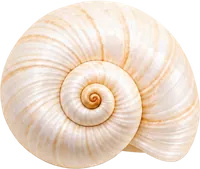
#> input picture platform/themes/coastal-seaside/img/accent_1-200.webp, 200 x 169 px
$ python -i build_images.py   (imports and definitions only)
#> lines starting #> are read from the running program, lines starting #| are printed output that depends on the picture
#> further down, picture is the input picture: PIL image 200x169 RGBA; mean R, G, B, A 233.6, 213.4, 194.3, 198.7
#!/usr/bin/env python3
"""Coastal Seaside teması (tasarım 20, G420) — img/ klasörünü yalnız bu tasarımın GPT parçalarından üretir. Teknik
hazırlık (K21): kırpar, keser, maskeler, ölçekler, bulanıklaştırır, kenar temizler; yeni şekil/dekor çizmez.

  python3 platform/themes/coastal-seaside/build_images.py [--prep-dir DIR] [--q 80] [--out DIR] [--onizleme DIR]

Kaynak: collections/20_Coastal_Seaside/assets/gpt/parts/ (G220, PAKET 5 W2). Önce tools/parts_prep.py geçici klasöre
koşar (alfa kırpma, #00FF00 pencereleri, windows.json); tema klasörüne, img_src/'ye, assets/'e yazılmaz (docs/11 §1,
§5.3). Ortak yardımcılar: tools/tema_build.py.

Bu tasarıma özgü (docs/11 §7.1, §7.3 — kapaklı zarf; kapanış kapakla TAŞINMAZ: "the watercolor wave sweeps across the
screen and carries the seashell and twine away"):
  * Kapak kesimi: tema_build.kapak_kes("v") — kum rengi V kapağın serbest kenarı dalgalı (kıyı çizgisi gibi); kenarın
    altındaki ince gölge en güçlü parlaklık düşüşü, iz ±14 px dalgayı izler (önizleme: cuts_envelope.jpg).
  * Ön cep VURGU ÇİZGİSİ izi (cep_cizgi): açık zarfın ön yüzü iki yan kanat + düz üst kenarlı alt kanat, hepsi aynı
    kum kâğıdı; arkadaki iç yüz de kum rengi (astar ortada söner). Renk taraması kenarı bulamıyor (tema_build.cep_kes
    geometrik V'ye düştü, uç y 1132 — gerçek cep tabanı y ≈ 1003 düz). Kenar her yerde kağıdın kendi ince "gölge üstte
    + parlak çizgi altta" çiftiyle görünüyor: 11 sütunluk yatay ortalamalı parlaklıkta satır − (±4 satır ortalaması) =
    vurgu haritası; önce düz taban satırı (orta bantta en güçlü vurgu), sonra her sütunda köşeden tabana uzanan ön
    bilgi çizgisinin ±34 px bandında en güçlü vurgu; 9 sütun medyanı + 2. derece aykırısız uydurma (yan kanatlar hafif
    kavisli). Kesim parlak çizginin 1 px üstünden (parlak kenar cepte, gölge arkada kalır).
  * Hiza: kit_check geçiyor (sol +0,10 · sağ +0,49 · alt +1,11 %) — dönüşüm yok (manifest.align). Menteşe satırı =
    kapalı zarfın üst kenarı (kapak_kes hinge_row); açık kapak/gövde aynı satırdan ayrılır.
  * Kapanış (closure.png = deniz tarağı kabuğu + kısa doğal sicim halkası, TEK parça) kare tuvalde büyük çizildi; yeri
    kesim geometrisine bağlı: çapa = V kapağın ucu (kapak_kes tip); W1.1 comp'ta ölçülen kabuk+sicim genişliği / zarf
    genişliği ve merkezin uca göre kayması (manifest.closure; COMP).
  * Açılış dalgası (wave.png, ek parça): alfa kutusuna kırpılır, iki genişlik; site ekranı soldan sağa geçirir.
  * Lomboz (G098, GM07 R2): story ve home lombozu `frame_portrait_r2_v2.png` — tam yuvarlak pirinç lomboz, sekiz perçin
    (comp W1.3 gibi; eski frame_portrait dik ovaldi). Ham imagegen çıktısı (kaynakta düzenleme yok): penceresi düz değil
    (kenarda koyulaşan yeşil, ortada alfa deliği = GPT "bulut lekesi") → olağan hat: GPT_PROMPTS.md'de Kaydet satırı
    olmadığından parts_prep.parca_isle elle çağrılır (geçici klasör `gm07/`); leke dolgusu pencereyi tam şeffaf yapar,
    foto_alani her WebP'de denetler.
  * Telefon zemini (`sea`): bg_page 2:3 telefonda (en/boy ≈ 0,46) cover ile köşe kümelerini keserdi. Zemin bg_page'in
    iki kümesiz bölgesinden kurulur (deniz sisi + alttaki kıyı: dalga ve kum, sağdaki kabuk kümesi hariç), 120 px yumuşak
    geçiş; kumsal kümeleri ayrı katman (decor_tl / decor_br), ekranda bütün. Geniş ekran: `sea_wide` (kümesiz geniş
    sis); uzun sayfaların sonu ve geniş ekranın alt bandı `shore` (kıyı kırpımı).
  * GPT kusurları: dış hatta yarı saydam hâle temizliği (alfa < 12 sıfır, çekirdekten uzak piksel silinir, kenar rengi
    komşu opak renge), WebP kenar saçağı için renk taşıma. Yeşil denetimi: kumul otu zeytin yeşili; parlak kroma şartıyla
    (kroma_yesil) her WebP'de 0.

Çıktı: img/*.webp, img/mask_*.png, img/og-1200x630.jpg, img/favicon.png, img/manifest.json. site.css'teki yüzdeler
manifest'ten; --onizleme DIR kesim önizlemeleri + compare_closure.jpg yazar (gözle denetim). Tema klasörü ≤ 3 MB.
Bağımlılık: Pillow + numpy.
"""
import argparse
import sys
from pathlib import Path

import numpy as np
from PIL import Image

THEME = Path(__file__).resolve().parent
ROOT = THEME.parents[2]
COL = ROOT / "collections/20_Coastal_Seaside"
PARTS = COL / "assets/gpt/parts"
COMPS = COL / "assets/gpt/comps"
GM07_PORTRAIT = "frame_portrait_r2_v2.png"   # GM07 R2 yuvarlak lomboz (G098)
sys.dont_write_bytecode = True  # tools/ klasörüne __pycache__ yazma
sys.path.insert(0, str(ROOT / "tools"))
import tema_build as tb  # noqa: E402
from mockup_compose import _kutu_bulanik, genislet  # noqa: E402

LUM = np.array([0.299, 0.587, 0.114])
WIDTHS = {
    "env_closed": [440, 873], "env_cflap": [440, 873], "env_flap": [440, 873], "env_body": [440, 873],
    "env_pocket": [440, 873], "closure": [240, 480], "card_small": [320, 640], "invitation_card": [480, 914],
    "info_card": [480, 840], "frame_portrait": [320, 640], "frame_landscape": [480, 960], "decor_tl": [360, 540, 720],
    "decor_br": [360, 540, 720], "divider": [300], "wave": [640, 1200],
}
# divider: a row of shells and sea glass, ≤ 110 px wide on every page (DPR 3 → 330 px): one 300 px file is enough
# kümeler (kumul otu, kum, köpük) WebP'de ağır, ağırlığın çoğu alfa kanalında: alfa kalitesi 60 (suluboya yumuşak kenar)
QUALITY = {"decor_tl": 76, "decor_br": 76, "closure": 78, "wave": 74, "invitation_card": 74}
ALPHA_Q = {"decor_tl": 60, "decor_br": 60, "wave": 64}
CARD_W_OF_ENV = 0.52       # kart genişliği / zarf genişliği (kart zarfa sığar)
CARD_PHOTO_ABOVE = 0.06    # cepte bekleyen kart: foto penceresinin en çok bu kadarı cep kenarının üstünde
POCKET_BELOW = 0.04        # out: kartın alt köşeleri cebin kenarını kart boyunun bu kadarı aşar (docs/11 §7.1)
FRONT_DROP, FRONT_SCALE = 0.03, 1.04
# palet (palette.json seaside): mist_top #F4F8F9 — yer tutucu tonu
MIST = (244, 248, 249)
# foto anahtarı → (pencere, çıktı genişlikleri, bg_page kırpım kutusu: kümesiz deniz sisi)
PLACEHOLDERS = {
    "hero_portrait": ("card", [320, 640], (420, 600, 800, 980)),
    "story_1": ("portrait", [320, 640], (300, 560, 640, 1000)),
    "story_2": ("portrait", [320, 640], (520, 600, 860, 1040)),
    "story_3": ("portrait", [320, 640], (360, 640, 700, 1080)),
    "venue": ("landscape", [480, 960], (240, 600, 900, 1000)),
}
PH_MIN_LUM = 200   # yer tutucuda en koyu piksel en az bu: kümeden kabuk/ot kırpıma girmez (çıkış ≠ 0)
PH_MAX_SAT = 40    # ... ve renkli dekor yok (max − min kanal, %99,9; sis zaten açık mavi ≈ 30)
# telefon zemini (bg_page 1024×1536 kaynak pikseli; ızgarayla ölçüldü: sol üst kumsal y < 560'ta x ≤ 500, üstte dalga
# x ≤ 680 y < 210; alt kıyı y ≥ 1130 bütün genişlikte; sağ alt kabuk kümesi x ≥ 690 y ≥ 880)
SEA_TOP = (420, 230, 880, 1020)      # deniz sisi (açık suluboya; sağdaki kumul otu uçları dışarıda)
SEA_SHORE = (0, 1130, 600, 1536)     # alttaki kıyı: köpüklü dalga + kum (kabuk/deniz camı kümesi x ≥ 610 dışarıda)
SEA_BLEND = 120                      # px — iki kırpımın yumuşak geçiş bandı
SEA_WIDE = (0, 560, 1024, 1110)      # geniş ekran: kümesiz tek geniş sis (en/boy 1,86)
# comp W1.1 ölçümü (comps/web_1_envelope.png, 1024×1536): zarfın kum gövdesi (zemin mavisinden R ≥ B ile ayrılır) x 145–879,
# y 575–1038; kabuk + sicim halkası (gözle, kırpım 340,740 + R − B > 55 maskesi; kapak kenarının gölgesi hariç) x 402–630,
# y 800–912. Zarf kutusu envelope_closed alfa kutusuna eşlenir → kapak ucu comp'ta; kapanış merkezi uca göre kayma ve
# genişlik / zarf genişliği buradan (build sırasında hesaplanır, manifest.closure.comp).
COMP = {"env_box": (145.0, 575.0, 879.0, 1038.0), "closure_box": (402.0, 800.0, 630.0, 912.0)}


def uyar(ad, bilgi):
    for u in bilgi.get("warnings", []) + bilgi.get("uyarilar", []):
        print(f"UYARI  {ad}: {u}")


# ============================================================================= kenar temizliği (GPT hâlesi, saçak)

# [76 lines left out: functions hale_temizle, renk_tasir, kroma_yesil, webp_yaz, not called in this run]


def alfa_kutu(im: Image.Image, esik: int = 8):
    k = tb.alfa_kutusu(np.asarray(im)[..., 3], esik=esik)
    return [int(v) for v in k]


# ============================================================================= kesimler (bu tasarım)

# [113 lines left out: functions vurgu_haritasi, cep_cizgi, benek_temizle, not called in this run]


def benek_sil(im: Image.Image) -> Image.Image:
    """Yalnız ÖLÇÜM için: kâğıdın kendi küçük benekleri (kum kâğıdı "tiny speckles", ≤ ~16 px) medyan süzgeciyle silinir;
    boyalı süs (kabuk, ot, dalga) büyük olduğu için kalır. serbest_bolge'ye verilir; görsel dosyalar değişmez."""
    from PIL import ImageFilter
    im = im.convert("RGBA")
    k = 3   # ⅓ ölçekte 9 px medyan ≈ tam ölçekte 27 px pencere (≤ ~16 px benek silinir), hızlı
    rgb = im.convert("RGB").resize((im.width // k, im.height // k), Image.BOX).filter(ImageFilter.MedianFilter(9))
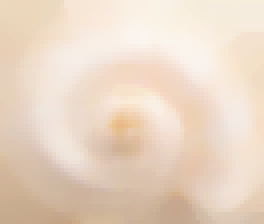
#> rgb: PIL image 66x56 RGB (shown 4 times larger); mean R, G, B 233.8, 214.2, 196.2
    rgb = rgb.resize(im.size, Image.BILINEAR)
#> rgb: PIL image 200x169 RGB
    out = rgb.convert("RGBA")
    out.putalpha(im.getchannel("A"))
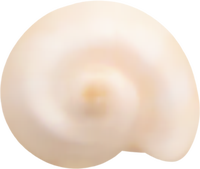
#> out: PIL image 200x169 RGBA; mean R, G, B, A 233.8, 214.2, 196.2, 198.7; transparent parts drawn white
    return out

# [434 lines left out: functions dilimler, deniz_zemini, yer_tutucu_temiz, main, onizleme, not called in this run]


# [2 lines not run here, left out]

>>> from PIL import Image
>>> picture = Image.open('img/accent_1-200.webp')
>>> result = benek_sil(picture)

$ run again, on platform/themes/coastal-seaside/img/env_pocket-873.webp
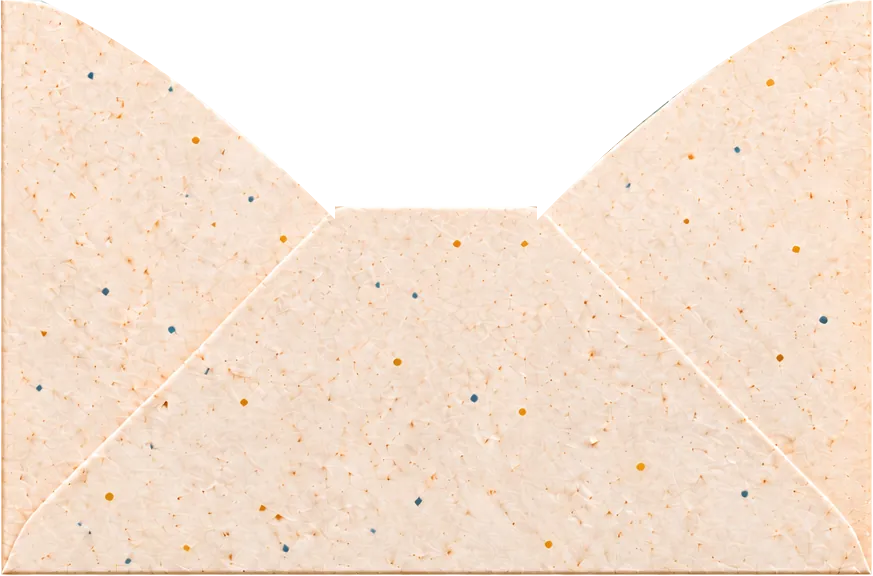
#> input picture platform/themes/coastal-seaside/img/env_pocket-873.webp, 873 x 576 px
#> picture is the input picture: PIL image 873x576 RGBA; mean R, G, B, A 245.2, 224.2, 205.8, 202.5
#> in benek_sil, `rgb = im.convert("RGB").resize((im.width // k, im.height // k), Image...`:
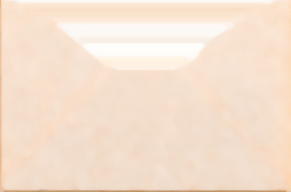
#> rgb: PIL image 291x192 RGB; mean R, G, B 245.6, 225, 207.2
#> in benek_sil, `out.putalpha(im.getchannel("A"))`:
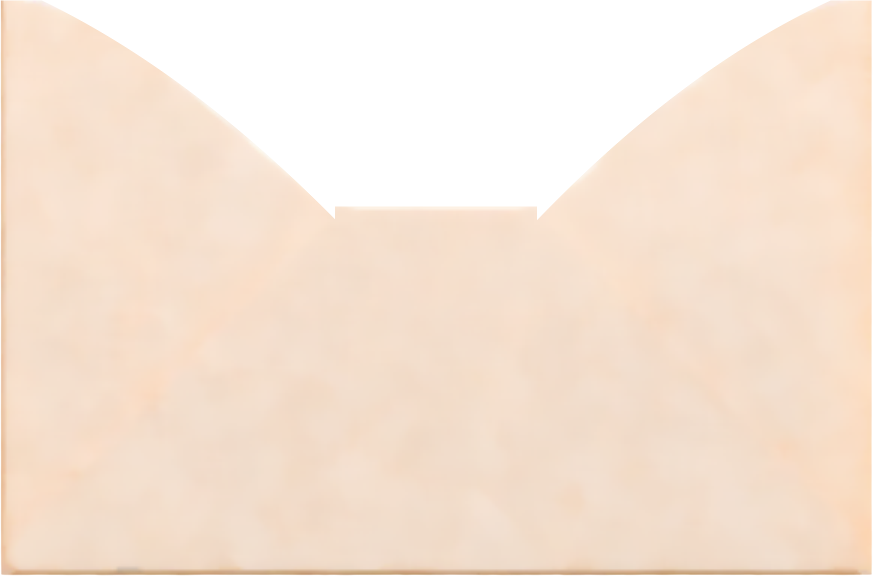
#> out: PIL image 873x576 RGBA; mean R, G, B, A 245.6, 225, 207.2, 202.5; transparent parts drawn white

$ run again, on platform/themes/coastal-seaside/img/invitation_card-914.webp
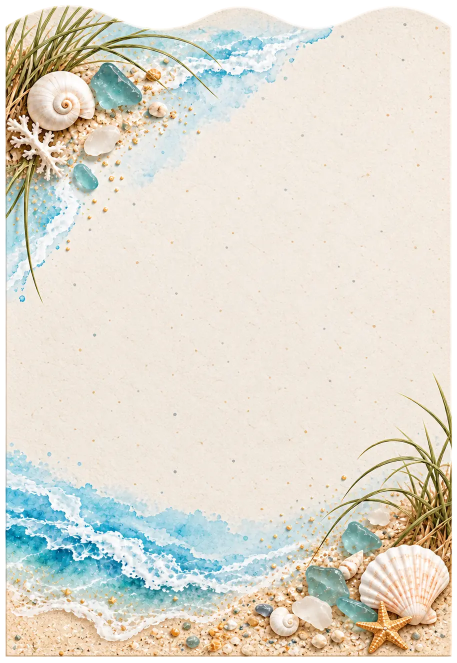
#> input picture platform/themes/coastal-seaside/img/invitation_card-914.webp, 914 x 1325 px (shown at 1/2 size)
#> picture is the input picture: PIL image 914x1325 RGBA; mean R, G, B, A 219.8, 215.7, 202.8, 238.6
#> in benek_sil, `rgb = im.convert("RGB").resize((im.width // k, im.height // k), Image...`:
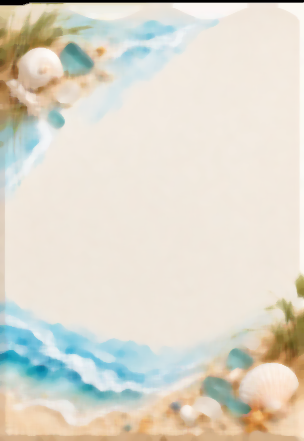
#> rgb: PIL image 304x441 RGB; mean R, G, B 221.9, 217.4, 204.9
#> in benek_sil, `out.putalpha(im.getchannel("A"))`:
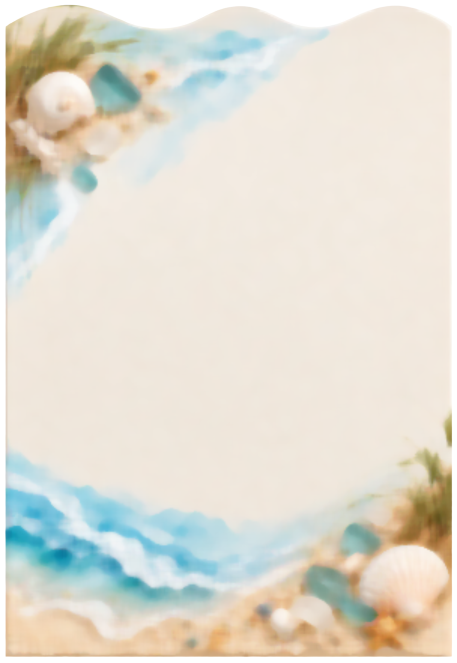
#> out: PIL image 914x1325 RGBA (shown at 1/2 size); mean R, G, B, A 221.9, 217.4, 204.9, 238.6; transparent parts drawn white
